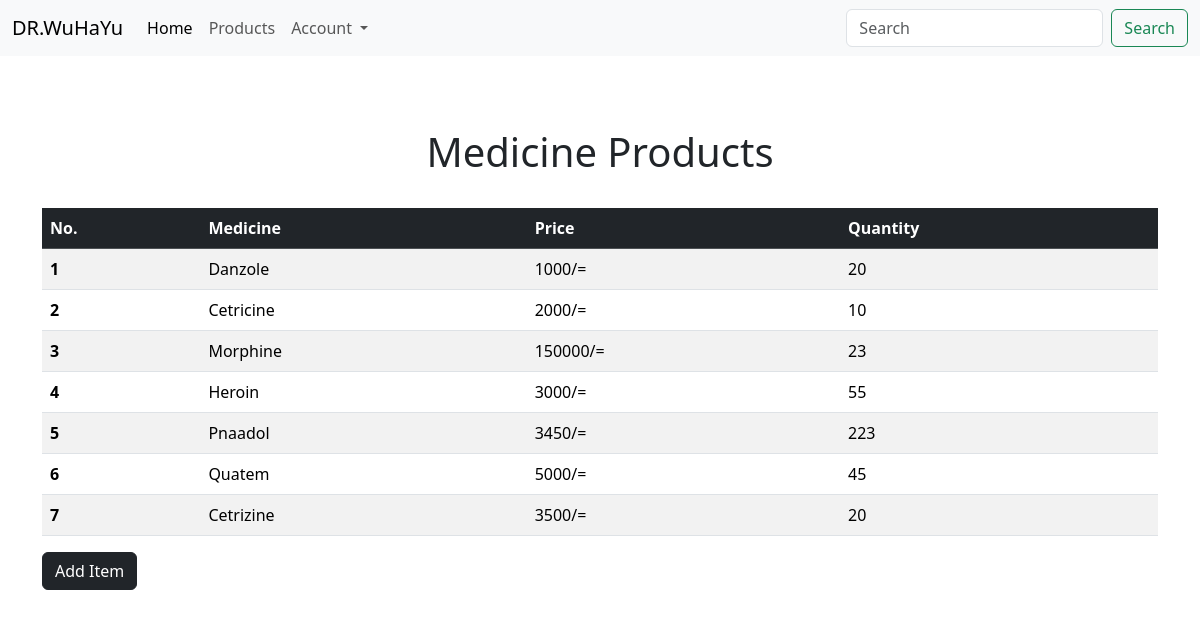
/products/, run on an earlier commit of the app's database.
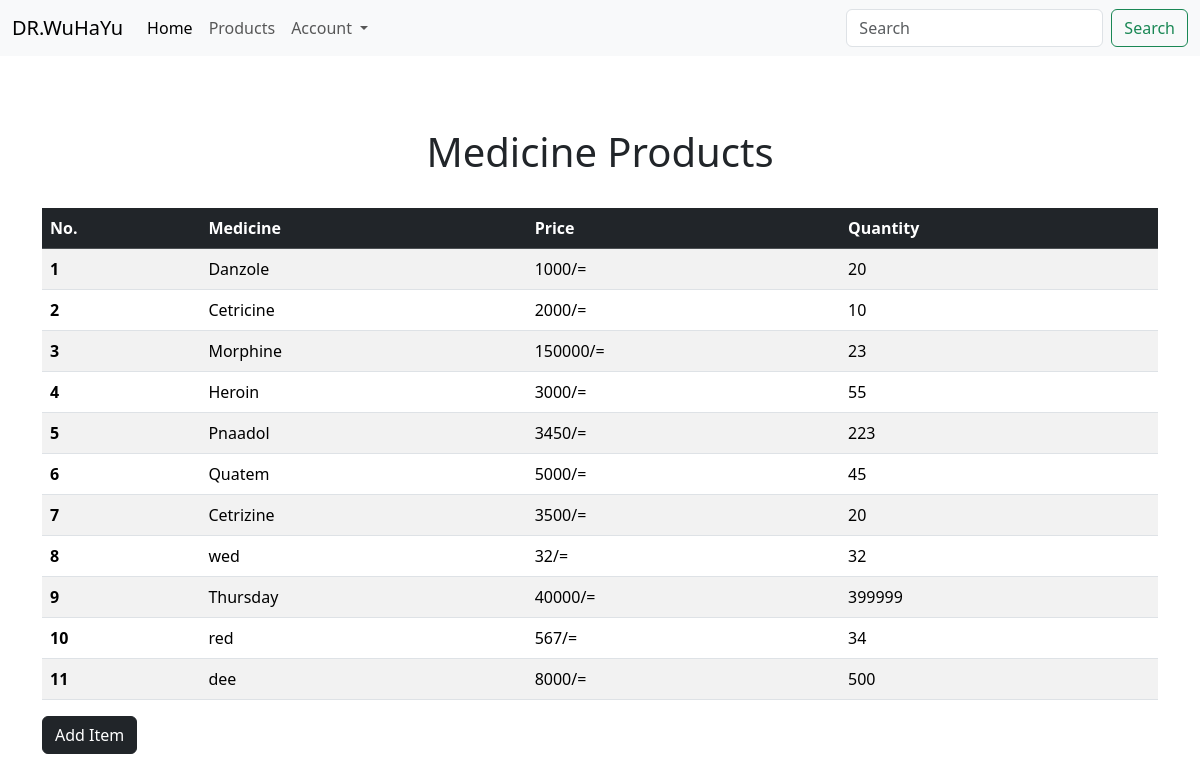
And on a later commit of the database.
### kalimunda/models.py (models this page shows, shortened)
class Medicine(models.Model):
    name = models.CharField(max_length=20)
    category = models.ForeignKey(Category, null=True, blank=True, on_delete=models.CASCADE)
    quantity = models.IntegerField()
    price = models.IntegerField()
    class Meta:
        verbose_name_plural = "Medicine"

### kalimunda/views.py (the view)
# urls.py: path('products/', views.products, name="products"),
def products(request):
    medicine = Medicine.objects.all()
    return render(request, 'products.html', {"medicine":medicine})

### kalimunda/templates/products.html
{% extends 'base.html' %}
{% block content %}
<br><br><br>
<div class="container">
    <center><h1>Medicine Products</h1></center><br>
    <table class="table table-striped table-hover">
        <thead class="table-dark">
          <tr>
            <th scope="col">No.</th>
            <th scope="col">Medicine</th>
            <th scope="col">Price</th>
            <th scope="col">Quantity</th>
          </tr>
        </thead>
        <tbody>
           {% for medicine in medicine %}
        <tr>
            <th scope="row">{{ medicine.id }}</th>
            <td>{{ medicine.name }}</td>
            <td>{{ medicine.price }}/=</td>
            <td>{{ medicine.quantity }}</td>
        </tr>
          {% endfor %}
        </tbody>
      </table>
      <a href="{% url 'add_item' %}" class="btn btn-dark">Add Item</a>
</div>
{% endblock %}

### kalimunda/templates/base.html (shortened to what this page needs)
{% load static %}
<!DOCTYPE html>
<html lang="en">
<head>
    <link href="https://cdn.jsdelivr.net/npm/bootstrap@5.3.3/dist/css/bootstrap.min.css" rel="stylesheet">
</head>
<body>
    <nav class="navbar navbar-expand-lg bg-body-tertiary">
        <div class="container-fluid">
          <a class="navbar-brand" href="#">DR.WuHaYu</a>
          <div class="collapse navbar-collapse" id="navbarSupportedContent">
            <ul class="navbar-nav me-auto mb-2 mb-lg-0">
              <li class="nav-item">
                <a class="nav-link active" aria-current="page" href="{% url 'home' %}">Home</a>
              </li>
              <li class="nav-item">
                <a class="nav-link" href="{% url 'products' %}">Products</a>
              </li>
              <li class="nav-item dropdown">
                <a class="nav-link dropdown-toggle" href="#" role="button" data-bs-toggle="dropdown" aria-expanded="false">
                  Account
                </a>
              </li>
            </ul>
            <form class="d-flex" role="search">
              <input class="form-control me-2" type="search" placeholder="Search" aria-label="Search">
              <button class="btn btn-outline-success" type="submit">Search</button>
            </form>
          </div>
        </div>
      </nav>
      {% block content %}
      {% endblock %}
</body>
</html>

What changed in the data, as far as the page shows it:
added Medicine: id "8", name "wed", price "32", quantity "32"
added Medicine: id "9", name "Thursday", price "40000", quantity "399999"
added Medicine: id "10", name "red", price "567", quantity "34"
added Medicine: id "11", name "dee", price "8000", quantity "500"
